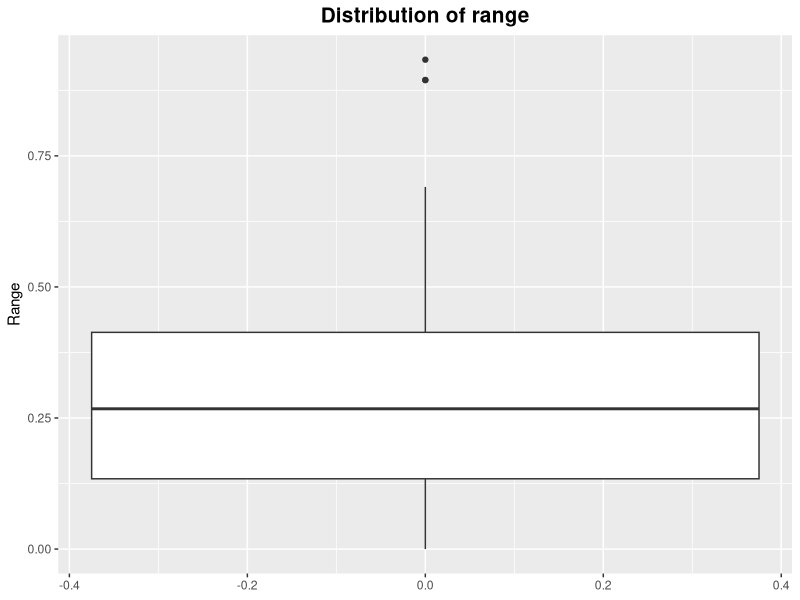
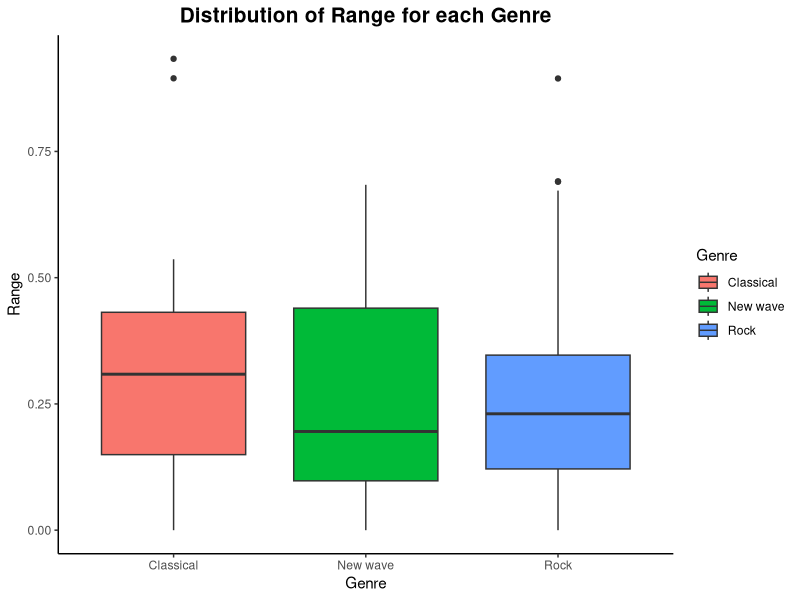
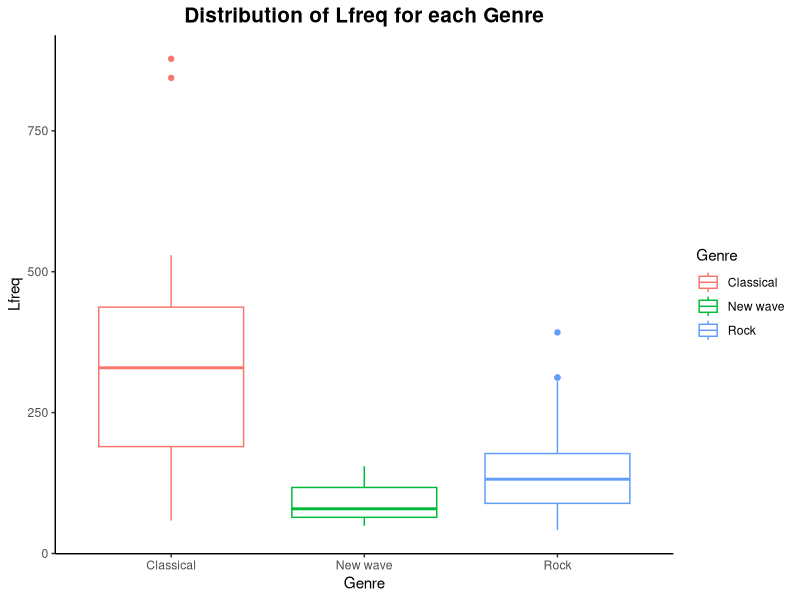
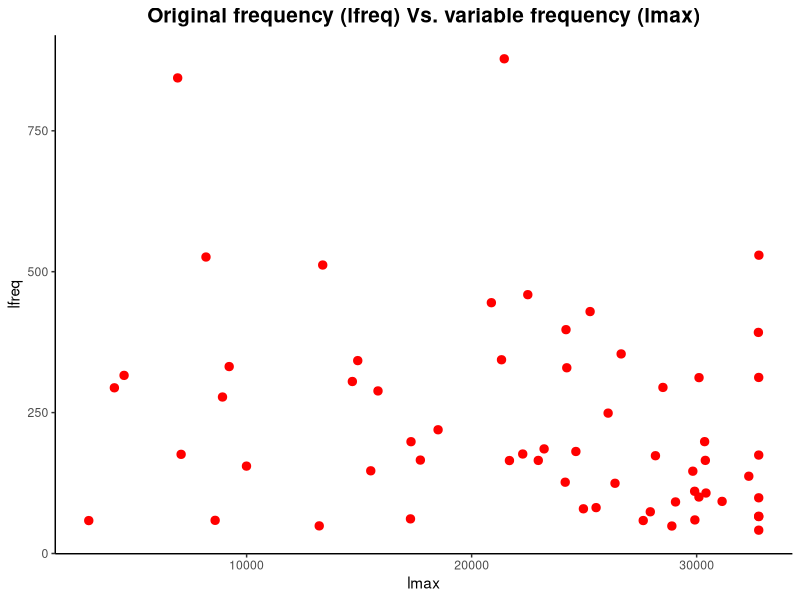
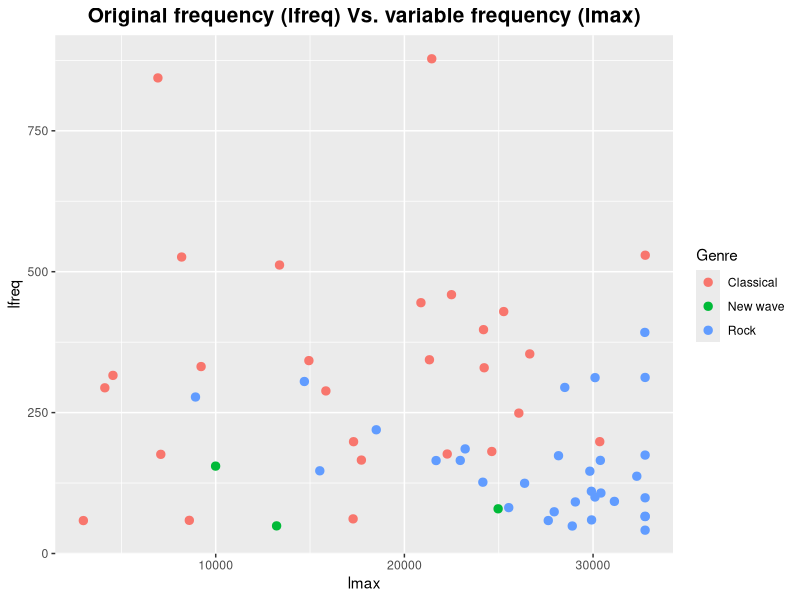

The R source for these figures, in order:
## ---- chunk 1

# Please do not touch this R code chunk!
knitr::opts_chunk$set(
  echo = TRUE,
  eval = FALSE,
  out.width = "70%",
  fig.width = 8, 
  fig.height = 6,
  fig.retina = 3)
set.seed(6)
filter <- dplyr::filter
## ---- chunk 2
library(tidyverse)
## ---- chunk 3
music <- read_csv("data/music-sub.csv")
## ---- chunk 4
head(music,10)
## ---- chunk 5
colnames(music[,3])
## ---- chunk 6

tab_music<- music  %>%
  rename(song = ...1) 

tab_music %>% #1pt
  dplyr::filter(artist == "Vivaldi") %>% #1pt
  slice(1:4)                                # 1pt
## ---- chunk 7

rock_music <- music %>% 
  dplyr::filter(type=='Rock')
nrow(rock_music)

## ---- chunk 8

data_tab<- music %>% 
  dplyr::filter(type %in% c('Rock','New wave'))

head(data_tab,4)
dim(data_tab)
write.csv(data_tab,'data/data_tab.csv')
## ---- chunk 9

unique_artists = data_tab %>% group_by(type)  %>%
                    summarise(total_artists = sum(n_distinct(artist)))
unique_artists
## ---- chunk 10
Avg_music <- data_tab %>%
  dplyr::filter(type=="Rock") %>%  #1pt
  group_by(artist) %>%        #1pt
  summarise(Avg = mean(lfreq))  #0.5pt

Avg_music #0.5pt
## ---- chunk 11

tab_music_range <- tab_music %>% 
                   group_by(type) %>% 
                   mutate(range = (lfreq-min(lfreq))/max(lfreq))

head(tab_music_range,4)
write.csv(tab_music_range,'data/tab_music_range.csv')

## ---- chunk 12


or_tab_music <- tab_music_range %>%
  arrange(-range) #1pt

or_tab_music
 
## ---- chunk 13

freqs_avg<-or_tab_music %>% group_by(type) %>% summarise(mean=mean(range)) %>% arrange(-mean)
freqs_var<-or_tab_music %>% group_by(type) %>% summarise(sd=sd(range)) %>% arrange(-sd)

write.csv(freqs_avg,'data/freqs_avg.csv')
write.csv(freqs_var,'data/freqs_var.csv')


## ---- chunk 14
tab_music_range %>% ggplot(aes(y=range))+geom_boxplot() + ylab('Range') +  ggtitle('Distribution of range') + theme(plot.title = element_text(hjust = 0.5,size=15,face='bold'))

tab_music_range %>% ggplot(aes(x=type,y=range,fill=type)) + geom_boxplot() + xlab('Genre') + ylab('Range') + labs(fill='Genre') + ggtitle("Distribution of Range for each Genre") +theme_classic() + theme(plot.title = element_text(hjust = 0.5,size=15,face='bold'))

tab_music_range %>% ggplot(aes(x=type,y=lfreq,color=type))+geom_boxplot() + xlab('Genre') + ylab('Lfreq') + labs(color='Genre') + ggtitle("Distribution of Lfreq for each Genre") + theme_classic() + theme(plot.title = element_text(hjust = 0.5,size=15,face='bold')) 

## ---- chunk 15

lfreq_values <- tab_music_range %>% 
  dplyr:: group_by(type) %>% 
  summarise(maximum_original_frequency = max(lfreq)) %>% 
  arrange(-maximum_original_frequency)

write.csv(lfreq_values,'data/lfreq_values.csv')

## ---- chunk 16
tab_music_range %>% ggplot(aes(y=lfreq,x=lmax)) + geom_point(size=2.5,color='red') + ggtitle("Original frequency (lfreq) Vs. variable frequency (lmax)") + theme_classic() + theme(plot.title = element_text(hjust = 0.5,size=15,face='bold')) 
## ---- chunk 17
tab_music_range %>% ggplot(aes(x=lmax,y=lfreq,color=type))+geom_point(size=2.5) + ggtitle("Original frequency (lfreq) Vs. variable frequency (lmax)") + labs(color='Genre') + theme(plot.title = element_text(hjust = 0.5,size=15,face='bold')) 

